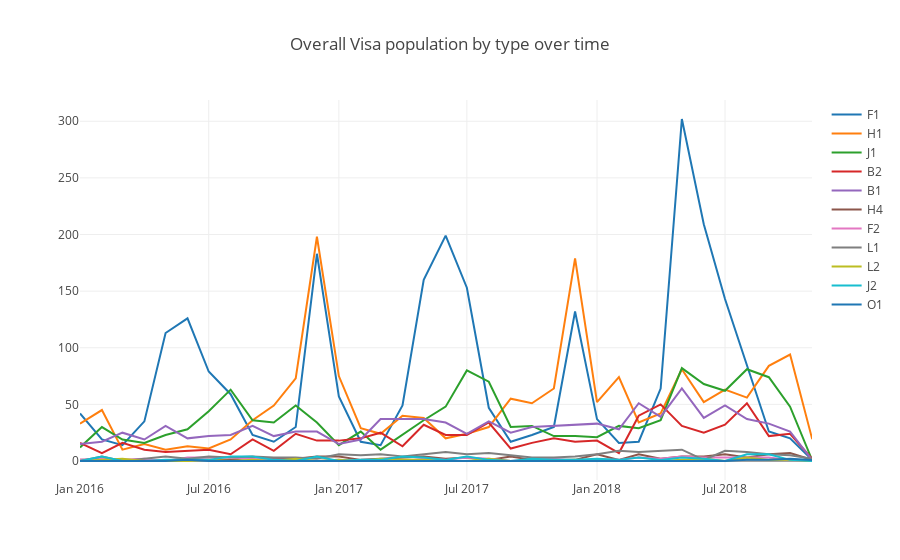

Write notebook code for a chart like this one.
### Code cell
# Line plot - Visa type population percentage over time
popData = {
    'date': [],
    'nCase': []
}
vt = df.groupby(['CaseStartYear', 'CaseStartMonth', 'VisaType'])['CaseStartYear', 'CaseStartMonth', 'VisaType']
for vtype in df.VisaType.unique():
    popData[vtype] = []
for yr in df['CaseStartYear'].unique():
    for mo in df['CaseStartMonth'].unique():
        popData['date'].append(date(yr, mo, 1))
        sumPop = 0
        for vtype in df['VisaType'].unique():
            if (yr, mo, vtype) in vt.groups:
                popData[vtype].append(len(vt.get_group((yr, mo, vtype))))
                sumPop += len(vt.get_group((yr, mo, vtype)))
            else:
                popData[vtype].append(0)
        popData['nCase'].append(sumPop)
        # Normalize by sum
        #if sumPop:
        #    for vtype in df.VisaType.unique():
        #        popData[vtype][-1] /= sumPop / 100.0         
                
traces = []
for vtype in df['VisaType'].unique():
    traces.append(go.Scatter(
        x=popData['date'],
        y=popData[vtype],
        name=vtype
    ))  
layout = {
    'title': "Overall Visa population by type over time",
    'xaxis': {
        'range': ['2016-01-01','2018-11-01']
    }  
}
fig = dict(data=traces, layout=layout)
py.iplot(fig, show_link=False)
